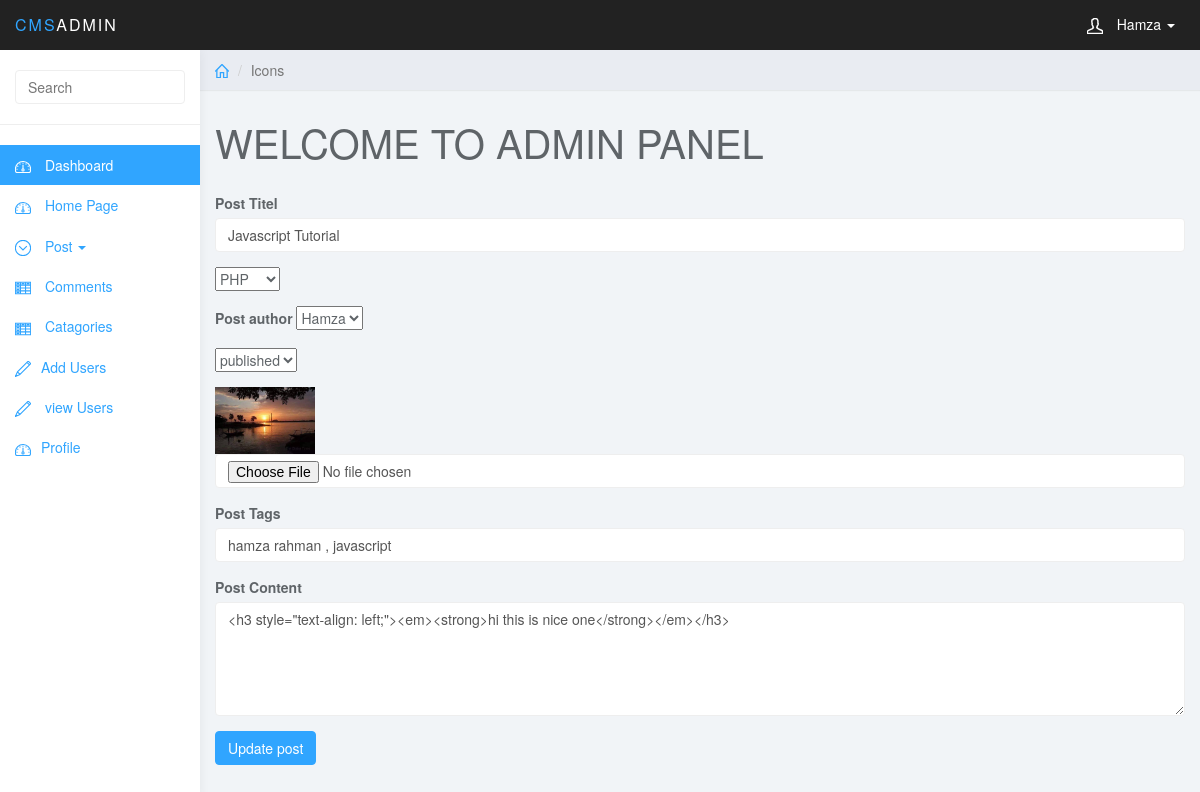
Page /Admin/posts.php?source=edit&id=16 (signed in) on the committed database.
### tables this page shows
CREATE TABLE `posts` (
  `post_id` int(3) NOT NULL,
  `post_catagory_id` int(3) NOT NULL,
  `post_title` varchar(255) NOT NULL,
  `post_author` varchar(255) NOT NULL,
  `post_date` date NOT NULL,
  `post_image` text NOT NULL,
  `post_content` text NOT NULL,
  `post_tags` varchar(255) NOT NULL,
  `post_comment_count` varchar(255) NOT NULL,
  `post_status` varchar(255) NOT NULL DEFAULT 'draft',
  `post_views_count` int(11) NOT NULL
);

### Admin/include/edit_post.php (the view, shortened to what this page needs)
<?php
	if(isset($_GET['id'])){
		$the_post_id = $_GET['id'];
	}
		$qr = $conn->query("SELECT * FROM posts WHERE post_id = {$the_post_id}");
		while ($row = $qr->fetch(PDO::FETCH_ASSOC)) {
			$post_title = $row['post_title'];
			$post_image = $row['post_image'];
			$post_content = $row['post_content'];
			$post_tags = $row['post_tags'];
			$post_status = $row['post_status'];
		}
?>
<form action="" method="POST" enctype="multipart/form-data" >
	<div class="form-group">
		<label for="titel">Post Titel</label>
		<input type="text" name="titel" class="form-control" placeholder="Titel name" value="<?php echo $post_title;?>">
	</div>
	<div class="form-group">
		<select name="category-option">
		<?php
			$qr = $conn->query("SELECT * FROM catagory ");
			while ($row = $qr->fetch(PDO::FETCH_ASSOC)) {
				$cat_id = $row['cat_id'];
				$cat_title = $row['cat_title'];
				echo "<option value='{$cat_id}'>{$cat_title}</option>";
			}
		?>
		</select>
	</div>
	<div class="form-group">
		<label for="post_author">Post author </label>
			<select name="post_author_option">
			<?php
				$qr = $conn->query("SELECT * FROM user");
				while ($row = $qr->fetch(PDO::FETCH_ASSOC)) {
					$user_name = $row['username'];
					echo "<option value='{$user_name}'>{$user_name}</option>";
				}
			?>
			</select>
	</div>
	<div class="form-group">
		<select name="post_status" id="">
			<option value='<?php echo $post_status; ?>'><?php echo $post_status; ?></option>
		</select>
	</div>
	<div class="form-group">
		<img width="100" src="../image/<?php echo $post_image; ?>">
		<input type="file" name="post_image" value="../image/<?php echo $post_image; ?>" class="form-control">
	</div>
	<div class="form-group">
		<label for="post_tag">Post Tags </label>
		<input type="text" name="post_tag" class="form-control" placeholder="eg.your name" value="<?php echo $post_tags; ?>">
	</div>
	<div class="form-group">
		<label for="post_content">Post Content </label>
		<textarea type="text" name="post_content" class="form-control" cols="3" rows="5"><?php echo $post_content;?></textarea>
	</div>
	<div class="form-group">
		<input type="submit" name="update-post" value="Update post" class="btn btn-primary">
	</div>
</form>

### Admin/css/styles.css (style rules this page uses)
body { background: #f1f4f7; padding-top: 50px; color: #5f6468; }
.form-control { border: 1px solid #eee; box-shadow: none; }
.btn-primary, .btn-primary:hover, .btn-primary:focus, .btn-primary:active, .btn-primary.active, .open > .dropdown-toggle.btn-primary, .btn-primary.disabled, .btn-primary[disabled], fieldset[disabled] .btn-primary, .btn-primary.disabled:hover, .btn-primary[disabled]:hover, fieldset[disabled] .btn-primary:hover, .btn-primary.disabled:focus, .btn-primary[disabled]:focus, fieldset[disabled] .btn-primary:focus, .btn-primary.disabled:active, .btn-primary[disabled]:active, fieldset[disabled] .btn-primary:active, .btn-primary.disabled.active, .btn-primary[disabled].active, fieldset[disabled] .btn-primary.active { background-color: #30a5ff; border-color: #30a5ff; }

### rows in the picture
posts: titel "Javascript Tutorial", post_status "published", post_image (picture), post_tag "hamza rahman , javascript", post_content "<h3 style=\"text-align: left;\"><em><strong>hi this is nice one</strong></em></h3>"

### other values in the picture
$username "Hamza"
form field category-option "PHP"
form field post_author_option "Hamza"
